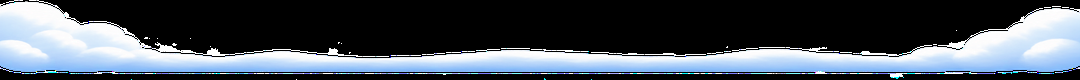
#> input picture Art/R1/art-v3/delivery/_qa/ceiling-calm-20261021/attempt-03-export.png, 1080 x 80 px
$ python -i finish_second_batch.py   (imports and definitions only)
#> lines starting #> are read from the running program, lines starting #| are printed output that depends on the picture
"""Finalize only generated batch-two art; record auditable technical checks."""
from pathlib import Path
import json,sys,hashlib
import numpy as np, cv2
from PIL import Image,ImageDraw
from process_second_batch import ROOT,MANIFEST,process,clean,resize_alpha,meta,contact

def smooth(x): x=np.clip(x,0,1);return x*x*(3-2*x)

def blue_grade(im):
    a=np.array(im);rgb=a[:,:,:3].astype('float32')/255
    hsv=cv2.cvtColor(rgb,cv2.COLOR_RGB2HSV);lab=cv2.cvtColor(rgb,cv2.COLOR_RGB2LAB)
#> after `hsv = cv2.cvtColor(rgb, cv2.COLOR_RGB2HSV)`: hsv: shape (80, 1080, 3) float32; mean H, S, V 67.2, 0.1, 0.4
#> after `lab = cv2.cvtColor(rgb, cv2.COLOR_RGB2LAB)`: lab: shape (80, 1080, 3) float32; mean of channels 0, 1, 2 32.4, -0.4, -5.3
    target=cv2.cvtColor(np.array([[[41,130,244]]],dtype='float32')/255,cv2.COLOR_RGB2LAB)[0,0]
    d=lab-target;dist=np.linalg.norm(d,axis=2)
#> after `d = lab - target`: d: shape (80, 1080, 3) float32; mean of channels 0, 1, 2 -22.6, -15.4, 58.7
#> after `dist = np.linalg.norm(d, axis=2)`:
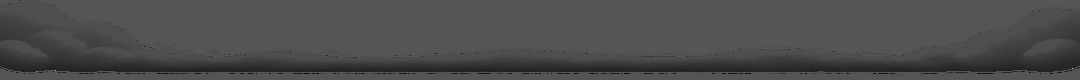
#> dist: shape (80, 1080) float32; min 8.56, max 168.1, mean 77.3
    capped=target+d*np.minimum(1,7/np.maximum(dist,1e-6))[:,:,None]
#> capped: shape (80, 1080, 3) float32; mean of channels 0, 1, 2 53.5, 13.5, -58.8
    weight=smooth((lab[:,:,0]-(target[0]-10))/7)*smooth((hsv[:,:,1]-.30)/.15)
#> in smooth, `x = np.clip(x, 0, 1)`:
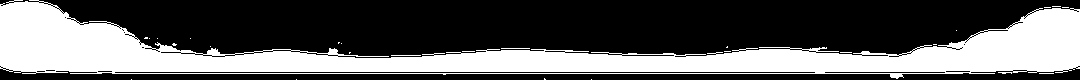
#> x: shape (80, 1080) float32; min 0, max 1, mean 0.364
#> in smooth (call 2), `x = np.clip(x, 0, 1)`:
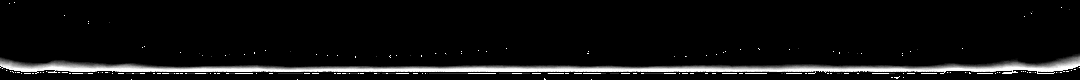
#> x: shape (80, 1080) float32; min 0, max 1, mean 0.0698
#> in smooth (call 2), `return x * x * (3 - 2 * x)`:
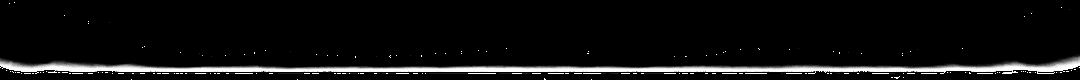
#> returned value: shape (80, 1080) float32; min 0, max 1, mean 0.0699
#> (the run stopped early here; a loop or call above may not have finished)
